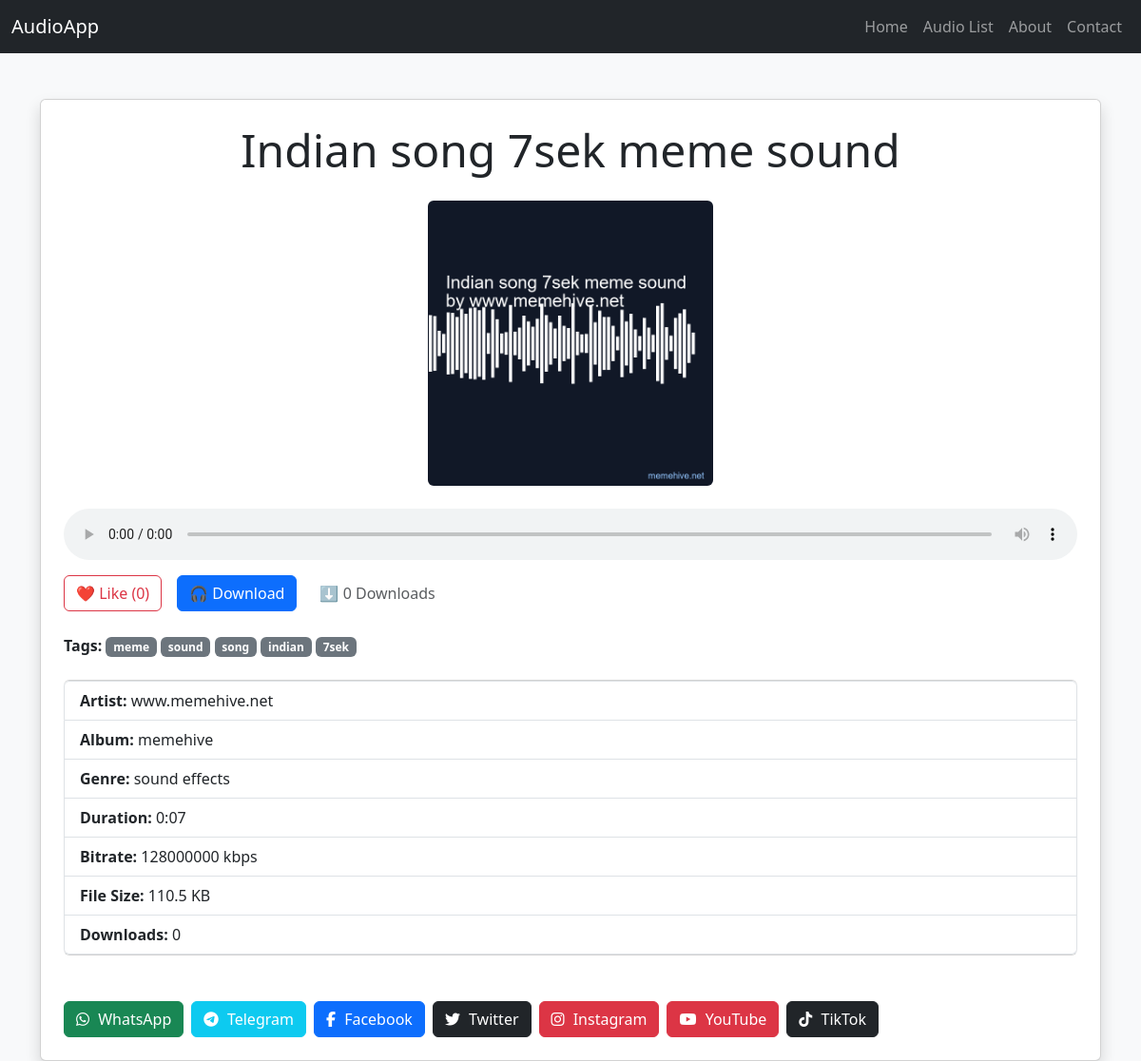
Page /audio/indian-song-7sek-meme-sound/ on the committed database.
### music/models.py (models this page shows, shortened)
class Audio(models.Model):
    title = models.CharField(max_length=200, blank=True)
    slug = models.SlugField(unique=True, blank=True)
    category = models.ForeignKey(Category, on_delete=models.SET_NULL, null=True, blank=True)
    audio_file = models.FileField(upload_to='audios/')
    featured_image = models.ImageField(upload_to='featured_image/', blank=True, null=True)
    description = RichTextField(blank=True, null=True)
    uploaded_at = models.DateTimeField(auto_now_add=True)
    likes = models.PositiveIntegerField(default=0)
    tags = TaggableManager(blank=True)
    artist = models.CharField(max_length=255, blank=True, default='www.memehive.net')
    album = models.CharField(max_length=200, blank=True, default='memehive')
    genre = models.CharField(max_length=100, blank=True, default='sound effects')
    bitrate = models.IntegerField(blank=True, null=True)  # in bps
    filesize = models.IntegerField(blank=True, null=True)  # in bytes
    duration = models.FloatField(blank=True, null=True)  # in seconds
    downloads = models.PositiveIntegerField(default=0)
    def formatted_duration(self):
        if self.duration:
            mins = int(self.duration) // 60
            secs = int(self.duration) % 60
            return f"{mins}:{secs:02d}"
        return "-"

### music/views.py (the view)
# urls.py: path('audio/<slug:slug>/', audio_detail, name='audio_detail'),
def audio_detail(request, slug):
    audio = get_object_or_404(Audio, slug=slug)
    try:
        metadata = MutagenFile(audio.audio_file.path)
        duration = round(metadata.info.length, 2) if metadata.info.length else None
        bitrate = metadata.info.bitrate if hasattr(metadata.info, 'bitrate') else None
        filesize = os.path.getsize(audio.audio_file.path)
        genre = metadata.tags.get('TCON', [None])[0] if metadata.tags and metadata.tags.get('TCON') else 'sound effects'
        artist = metadata.tags.get('TPE1', [None])[0] if metadata.tags and metadata.tags.get('TPE1') else 'www.memehive.net'
        album = metadata.tags.get('TALB', [None])[0] if metadata.tags and metadata.tags.get('TALB') else 'memehive'
    except Exception as e:
        duration = bitrate = filesize = genre = artist = None
        album = 'memehive'
        print("Metadata error:", e)
    context = {
        'audio': audio,
        'duration': duration,
        'bitrate': bitrate,
        'filesize': filesize,
        'genre': genre,
        'artist': artist,
        'album': album,
    }
    return render(request, 'music/audio_detail.html', context)

### music/templates/music/audio_detail.html (shortened to what this page needs)
{% load static %}
<!DOCTYPE html>
<html lang="en">
<head>
  <link href="https://cdn.jsdelivr.net/npm/bootstrap@5.3.0/dist/css/bootstrap.min.css" rel="stylesheet">
  <link rel="stylesheet" href="https://cdnjs.cloudflare.com/ajax/libs/font-awesome/6.5.0/css/all.min.css" />
  <link rel="stylesheet" href="{% static 'music/css/audio_detail.css' %}">
</head>
<body class="bg-light">
<nav class="navbar navbar-expand-lg navbar-dark bg-dark">
  <div class="container-fluid">
    <a class="navbar-brand" href="/">AudioApp</a>
    <div class="collapse navbar-collapse" id="navbarNav">
      <ul class="navbar-nav ms-auto">
        <li class="nav-item"><a class="nav-link" href="/">Home</a></li>
        <li class="nav-item"><a class="nav-link" href="/audio/">Audio List</a></li>
        <li class="nav-item"><a class="nav-link" href="#about">About</a></li>
        <li class="nav-item"><a class="nav-link" href="#contact">Contact</a></li>
      </ul>
    </div>
  </div>
</nav>
<div class="container mt-5">
  <div class="card shadow p-4">
    <div class="text-center">
      <h1 class="display-5">{{ audio.title }}</h1>
      {% if audio.featured_image %}
        <img src="{{ audio.featured_image.url }}" class="img-fluid rounded mt-3 mb-4" style="max-height: 300px;" alt="Featured Image">
      {% else %}
        <img src="{% static 'default.png' %}" class="img-fluid rounded mt-3 mb-4" style="max-height: 300px;" alt="Default Image">
      {% endif %}
    </div>
    <audio controls class="w-100 mb-3">
      <source src="{{ audio.audio_file.url }}" type="audio/mpeg">
    </audio>
    <div class="d-flex flex-wrap gap-3 align-items-center">
      <form action="{% url 'like_audio' audio.id %}" method="post">
        <button type="submit" class="btn btn-outline-danger">
          ❤️ Like ({{ audio.likes }})
        </button>
      </form>
      <a href="{% url 'download_audio' audio.slug %}" class="btn btn-primary">
        🎧 Download
      </a>
      <span class="text-muted ms-2">⬇️ {{ audio.downloads }} Downloads</span>
    </div>
    <div class="mt-4">
      <strong>Tags:</strong>
      {% for tag in audio.tags.all %}
        <span class="badge bg-secondary">{{ tag.name }}</span>
      {% empty %}
        <span class="text-muted">No tags</span>
      {% endfor %}
    </div><br>
    <ul class="list-group mb-4">
      <li class="list-group-item"><strong>Artist:</strong> {{ audio.artist|default:"www.memehive.net" }}</li>
      <li class="list-group-item"><strong>Album:</strong> {{ audio.album|default:"memehive" }}</li>
      <li class="list-group-item"><strong>Genre:</strong> {{ audio.genre|default:"sound effects" }}</li>
      <li class="list-group-item"><strong>Duration:</strong> {{ audio.formatted_duration }}</li>
      <li class="list-group-item"><strong>Bitrate:</strong>
        {% if audio.bitrate %}
          {% widthratio audio.bitrate 1 1000 %} kbps
        {% else %}
          N/A
        {% endif %}
      </li>
      <li class="list-group-item"><strong>File Size:</strong> {{ audio.filesize|filesizeformat }}</li>
      <li class="list-group-item"><strong>Downloads:</strong> {{ audio.downloads }}</li>
    </ul>
    <div class="d-flex gap-2 flex-wrap mt-4">
      <a href="https://api.whatsapp.com/send?text={{ request.build_absolute_uri }}" class="btn btn-success" target="_blank" rel="noopener noreferrer">
        <i class="fab fa-whatsapp"></i> WhatsApp
      </a>
      <a href="https://t.me/share/url?url={{ request.build_absolute_uri }}" class="btn btn-info text-white" target="_blank" rel="noopener noreferrer">
        <i class="fab fa-telegram-plane"></i> Telegram
      </a>
      <a href="https://www.facebook.com/sharer/sharer.php?u={{ request.build_absolute_uri }}" class="btn btn-primary" target="_blank" rel="noopener noreferrer">
        <i class="fab fa-facebook-f"></i> Facebook
      </a>
      <a href="https://twitter.com/intent/tweet?url={{ request.build_absolute_uri }}" class="btn btn-dark" target="_blank" rel="noopener noreferrer">
        <i class="fab fa-twitter"></i> Twitter
      </a>
      <a href="https://www.instagram.com/YOUR_INSTAGRAM_USERNAME/" class="btn btn-danger" target="_blank" rel="noopener noreferrer">
        <i class="fab fa-instagram"></i> Instagram
      </a>
      <a href="https://www.youtube.com/@YOUR_CHANNEL_NAME" class="btn btn-danger" target="_blank" rel="noopener noreferrer">
        <i class="fab fa-youtube"></i> YouTube
      </a>
      <a href="https://www.tiktok.com/@YOUR_TIKTOK_USERNAME" class="btn btn-dark" target="_blank" rel="noopener noreferrer">
        <i class="fab fa-tiktok"></i> TikTok
      </a>
    </div>
  </div>
</div>
</body>
</html>

### music/static/css/audio_detail.css (style rules this page uses)
.btn i { margin-right: 5px; }

### rows in the picture
Audio: title "Indian song 7sek meme sound", featured_image (picture), likes "0", downloads "0", artist "www.memehive.net", album "memehive", genre "sound effects", formatted_duration "0:07", bitrate "128000000", filesize|filesizeformat "110.5 KB"
Tag: name "meme"
Tag: name "sound"
Tag: name "song"
Tag: name "indian"
Tag: name "7sek"
